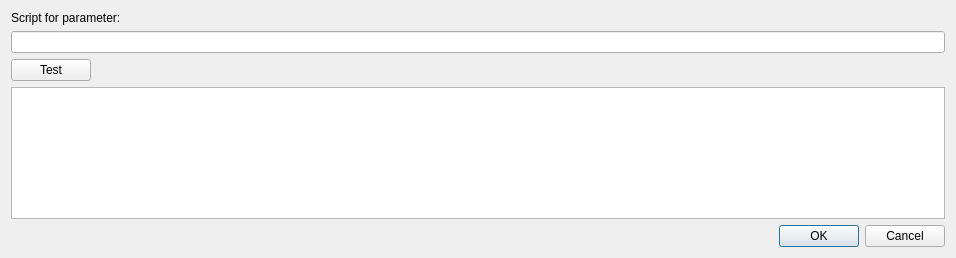
<?xml version="1.0" encoding="UTF-8"?>
<ui version="4.0">
 <class>cScriptDialog</class>
 <widget class="QDialog" name="cScriptDialog">
  <property name="geometry">
   <rect>
    <x>0</x>
    <y>0</y>
    <width>956</width>
    <height>258</height>
   </rect>
  </property>
  <property name="windowTitle">
   <string>Dialog</string>
  </property>
  <layout class="QVBoxLayout" name="verticalLayout">
   <item>
    <widget class="QLabel" name="labelParameter">
     <property name="text">
      <string>Script for parameter:</string>
     </property>
    </widget>
   </item>
   <item>
    <widget class="QLineEdit" name="lineEdit_script"/>
   </item>
   <item>
    <layout class="QHBoxLayout" name="horizontalLayout">
     <item>
      <widget class="QPushButton" name="pushButton_Test">
       <property name="text">
        <string>Test</string>
       </property>
      </widget>
     </item>
     <item>
      <spacer name="horizontalSpacer">
       <property name="orientation">
        <enum>Qt::Horizontal</enum>
       </property>
       <property name="sizeHint" stdset="0">
        <size>
         <width>40</width>
         <height>20</height>
        </size>
       </property>
      </spacer>
     </item>
    </layout>
   </item>
   <item>
    <widget class="QTextBrowser" name="textBrowser_result"/>
   </item>
   <item>
    <spacer name="verticalSpacer">
     <property name="orientation">
      <enum>Qt::Vertical</enum>
     </property>
     <property name="sizeHint" stdset="0">
      <size>
       <width>20</width>
       <height>40</height>
      </size>
     </property>
    </spacer>
   </item>
   <item>
    <widget class="QDialogButtonBox" name="buttonBox">
     <property name="orientation">
      <enum>Qt::Horizontal</enum>
     </property>
     <property name="standardButtons">
      <set>QDialogButtonBox::Cancel|QDialogButtonBox::Ok</set>
     </property>
    </widget>
   </item>
  </layout>
 </widget>
 <resources/>
 <connections>
  <connection>
   <sender>buttonBox</sender>
   <signal>accepted()</signal>
   <receiver>cScriptDialog</receiver>
   <slot>accept()</slot>
   <hints>
    <hint type="sourcelabel">
     <x>248</x>
     <y>254</y>
    </hint>
    <hint type="destinationlabel">
     <x>157</x>
     <y>274</y>
    </hint>
   </hints>
  </connection>
  <connection>
   <sender>buttonBox</sender>
   <signal>rejected()</signal>
   <receiver>cScriptDialog</receiver>
   <slot>reject()</slot>
   <hints>
    <hint type="sourcelabel">
     <x>316</x>
     <y>260</y>
    </hint>
    <hint type="destinationlabel">
     <x>286</x>
     <y>274</y>
    </hint>
   </hints>
  </connection>
 </connections>
</ui>
